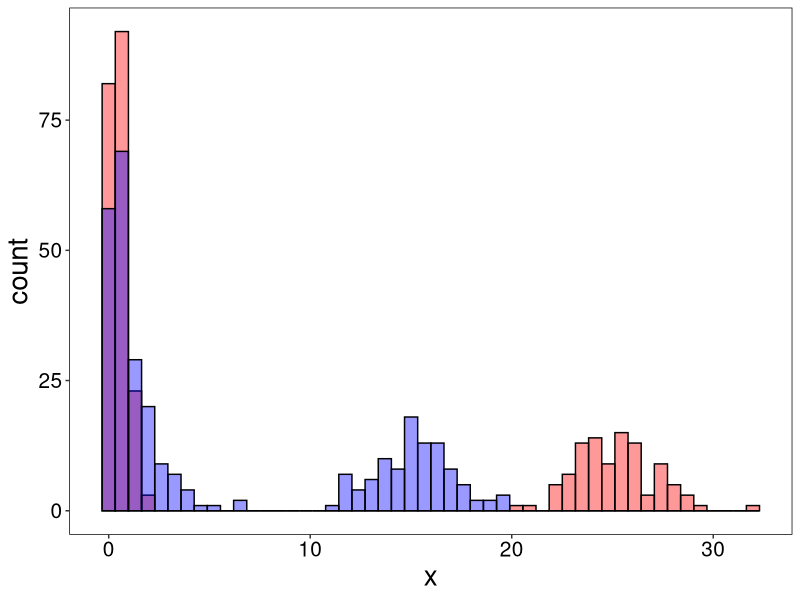
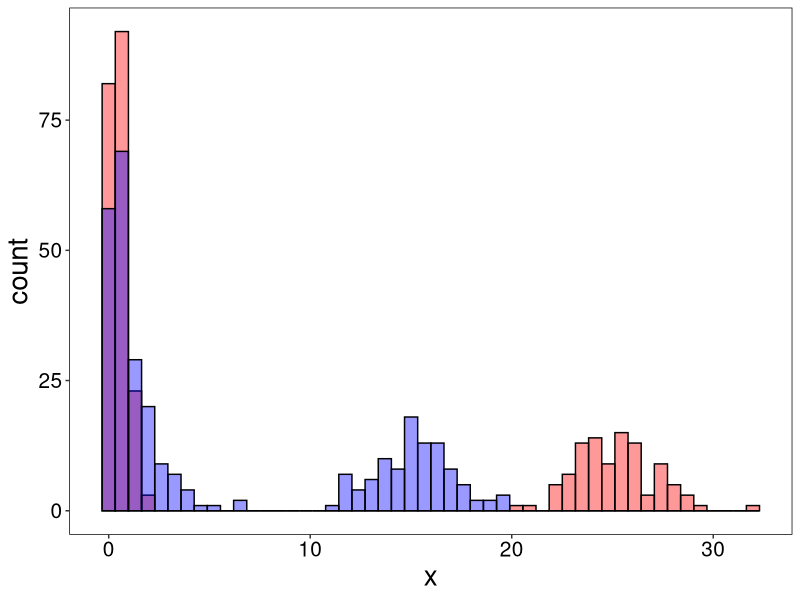
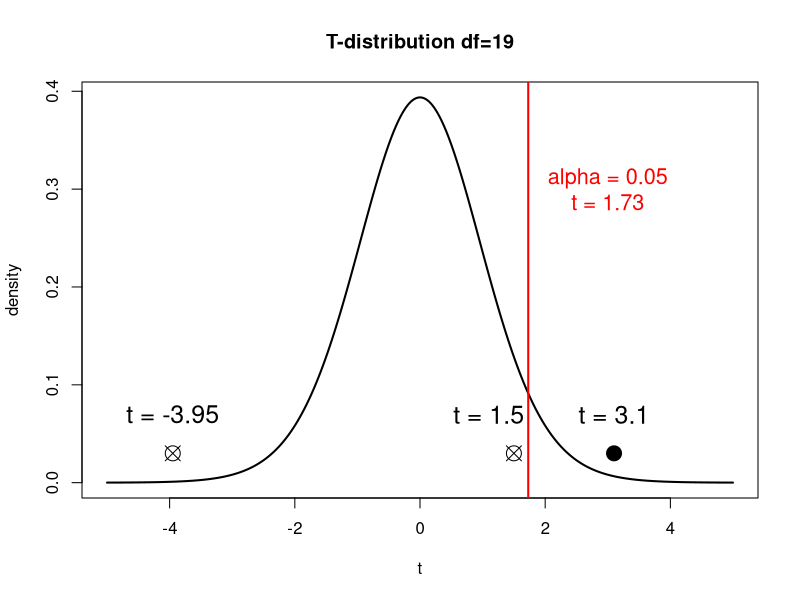
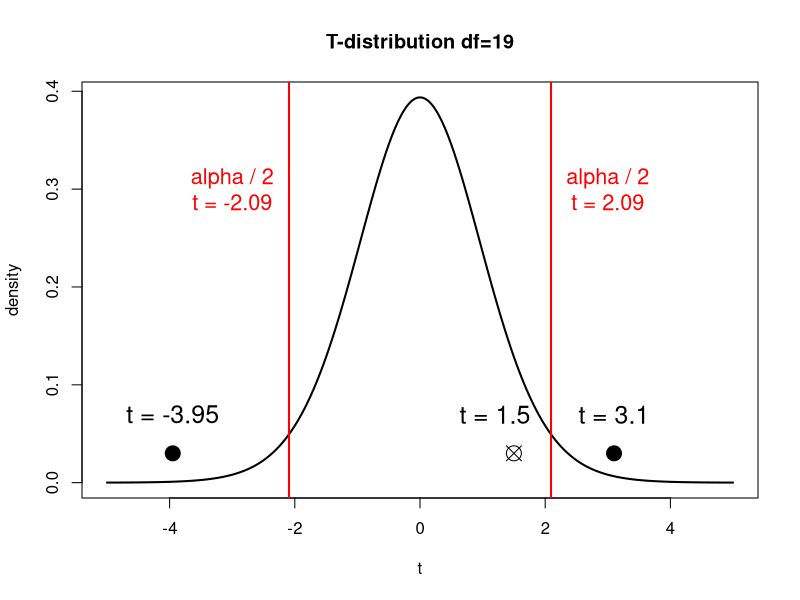

Write the R code that produced these figures, in order.
## ---- chunk 1
knitr::opts_chunk$set(echo = F, fig.width = 8, fig.height = 4, dpi = 300)
library(dplyr)
library(tidyr)
library(ggplot2)

theme_custom <- theme(
    axis.text = element_text(size = 15),
    axis.title = element_text(size = 20),
    plot.title = element_text(size = 20, hjust = 0.5),
    plot.subtitle = element_text(size = 15, hjust = 0.5),
    legend.title = element_text(size = 15),
    legend.text = element_text(size = 15),
    panel.background = element_rect(fill = "white"), 
    panel.grid = element_blank()
  )

theme_set(theme_custom)
## ---- chunk 2
sample_1 = c(rexp(200, 2), rnorm(100, 25, 2)) %>%  data.frame(x=.)
sample_2 = c(rexp(200, 1), rnorm(100, 15, 2)) %>%  data.frame(x=.)

odttg = ggplot() + 
  geom_histogram(data=sample_1, mapping = aes(x=x),
                 bins=50, alpha=0.4, fill='red', col='black') +
  geom_histogram(data=sample_2, mapping = aes(x=x), 
                 bins=50, alpha=0.4, fill='blue', col='black')
## ---- chunk 3
#| fig-height: 6
#| fig-width: 8
odttg
## ---- chunk 4
#| fig-height: 6
#| fig-width: 8
odttg
## ---- chunk 5
# t1 = rt(100000, 3)
# t2 = rt(100000, 3)
# t5 = rt(100000, 5)
# t10 = rt(100000, 10)
# t30 = rt(100000, 30)
# t100 = rt(100000, 100)
# 
# dft = data.frame(t1,t2,t5,t10,t30,t100) %>%  
#   pivot_longer(values_to = 'value', 
#                cols = 1:5, names_to = 't') %>% 
#   mutate(t = as.factor(t))
# 
# dft %>%  ggplot(aes(col=t, 
#                     x=value, 
#                     y=..density..)) + 
#   # geom_histogram(alpha=0.4, bins = 100) +
#   geom_density() +
#   xlim(c(-5,5))

## ---- chunk 6
plot(x=seq(-5,5,0.01), y=dt(seq(-5,5,0.01), df=19), 'l', lwd=2,
     main = 'T-distribution df=19',
     xlab='t', ylab='density')
abline(v=qt(0.95, df=19), col='red', lwd=2) 
text(x =3, y = 0.3, col='red',
     labels = paste('alpha = 0.05\nt =', qt(0.95, df=19) %>%round(2)), cex=1.3)

points(x = c(1.5, 3.1,-3.95), y = rep(0.03, 3), pch=c(13,19,13), cex=2)
text(x = c(1.1, 3.1,-3.95), y = rep(0.07, 3), 
     labels = c('t = 1.5', 't = 3.1', 't = -3.95'), cex=1.5)
## ---- chunk 7
# plot(x=seq(0, 10,0.01), y=dchisq(seq(0,10,0.01), df=2), 'l', lwd=2,
#      main = 'Chi-squared distribution df=2', xlab='Chisq', ylab='density')
# abline(v=qchisq(0.95, df=2), col='red', lwd=2)
# text(x =7, y = 0.3, col='red',
#      labels = 'alpha = 0.05', cex=1)
# 
# points(x = c(2.1, 7.34), y = rep(0.03, 2), pch=c(13,19), cex=2)
# text(x = c(2.1, 7.34), y = rep(0.07, 3), 
#      labels = c('chisq. = 2.1', "chisq. = 7.34"), cex=1.2)
## ---- chunk 8
plot(x=seq(-5,5,0.01), y=dt(seq(-5,5,0.01), df=19), 'l', lwd=2,
     main = 'T-distribution df=19',
     xlab='t', ylab='density')
abline(v=qt(0.975, df=19), col='red', lwd=2) 
abline(v=qt(0.025, df=19), col='red', lwd=2)
text(x =c(-3,3), y = 0.3, col='red',
     labels = c(paste('alpha / 2\nt =', qt(0.025, df=19) %>% round(2)),
                paste('alpha / 2\nt =', qt(0.975, df=19) %>% round(2))), cex=1.3)


points(x = c(1.5, 3.1,-3.95), y = rep(0.03, 3), pch=c(13,19,19), cex=2)
text(x = c(1.2, 3.1,-3.95), y = rep(0.07, 3), 
     labels = c('t = 1.5', 't = 3.1', 't = -3.95'), cex=1.5)
## ---- chunk 9
qt(0.95, df=19)
qt(0.05, df=19)
## ---- chunk 10
qt(0.975, df=19)
qt(0.025, df=19)
